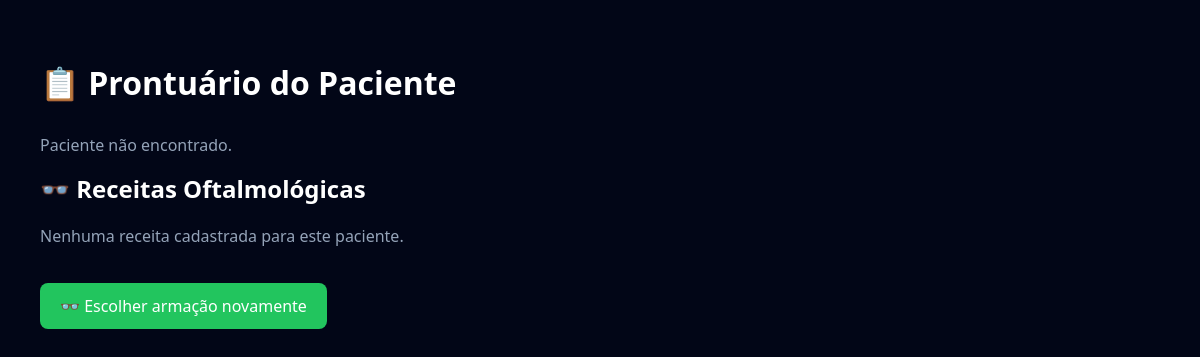
Page /prontuario/3 on the earlier database version.
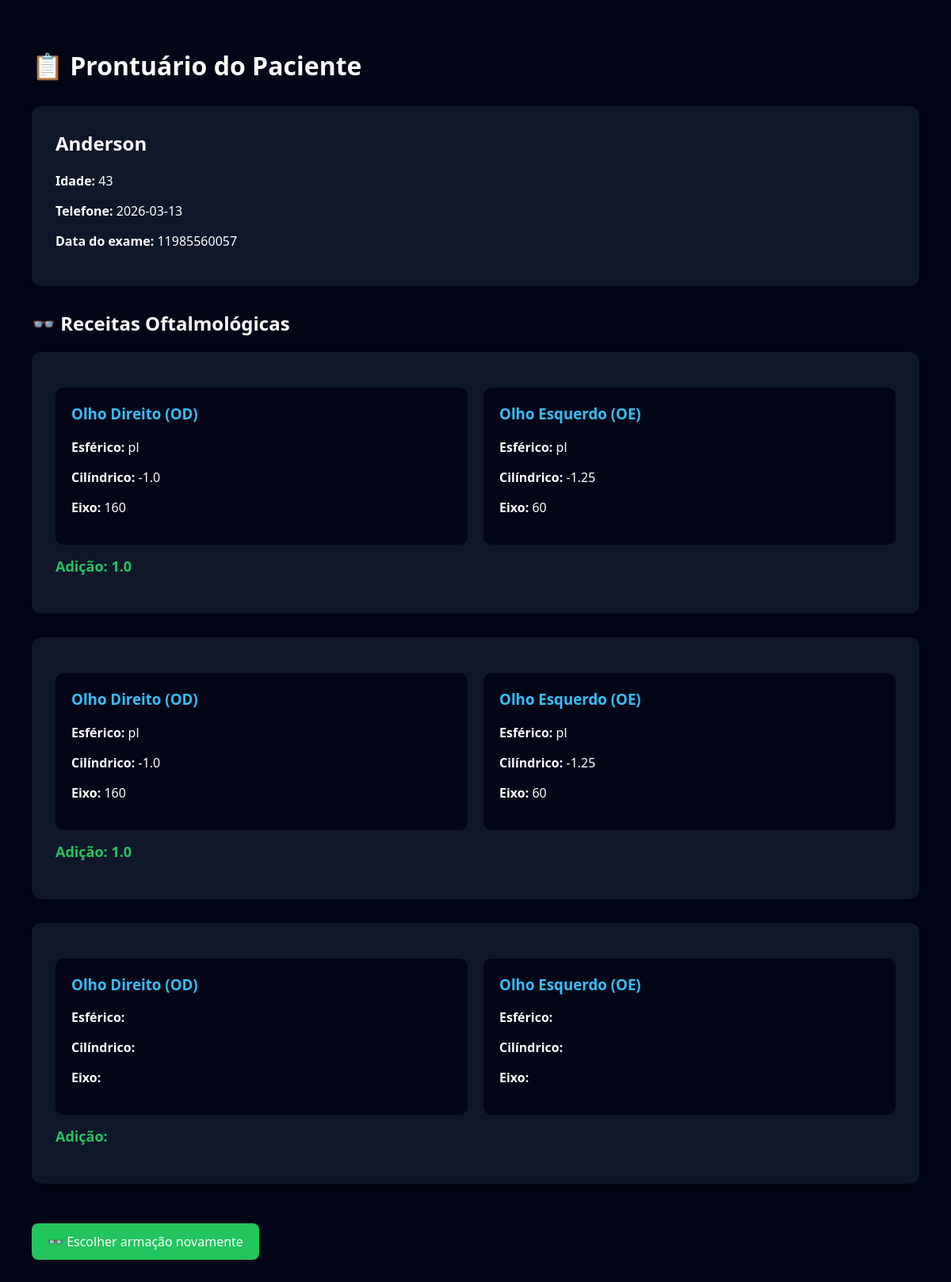
Same page on the later database version.
### tables this page shows
CREATE TABLE pacientes(
        id INTEGER PRIMARY KEY AUTOINCREMENT,
        nome TEXT NOT NULL,
        idade INTEGER,
        data_exame TEXT
    , telefone TEXT);

CREATE TABLE receitas(
        id INTEGER PRIMARY KEY AUTOINCREMENT,
        paciente_id INTEGER,
        od_esf REAL,
        od_cil REAL,
        od_eixo INTEGER,
        oe_esf REAL,
        oe_cil REAL,
        oe_eixo INTEGER,
        adicao REAL,
        tipo_grau TEXT,
        FOREIGN KEY (paciente_id) REFERENCES pacientes(id)
    );

### app.py (the view)
@app.route("/prontuario/<int:id>")
def prontuario(id):
    conn = conectar()
    cursor = conn.cursor()
    cursor.execute("SELECT * FROM pacientes WHERE id=?", (id,))
    paciente = cursor.fetchone()
    cursor.execute("SELECT * FROM receitas WHERE paciente_id=?", (id,))
    receitas = cursor.fetchall()
    conn.close()
    return render_template(
        "prontuario.html",
        paciente=paciente,
        receitas=receitas
    )

### templates/prontuario.html (shortened to what this page needs)
<!DOCTYPE html>
<html lang="pt-BR">
<head>
</head>
<body>
<h1>📋 Prontuário do Paciente</h1>
{% if paciente %}
<div class="card">
<h2>{{ paciente[1] }}</h2>
<p><b>Idade:</b> {{ paciente[2] }}</p>
<p><b>Telefone:</b> {{ paciente[3] }}</p>
<p><b>Data do exame:</b> {{ paciente[4] }}</p>
</div>
{% else %}
<p class="sem-dados">Paciente não encontrado.</p>
{% endif %}
<h2>👓 Receitas Oftalmológicas</h2>
{% if receitas %}
{% for r in receitas %}
<div class="card">
<div class="receita-grid">
<div class="olho">
<h3>Olho Direito (OD)</h3>
<p><b>Esférico:</b> {{ r[2] }}</p>
<p><b>Cilíndrico:</b> {{ r[3] }}</p>
<p><b>Eixo:</b> {{ r[4] }}</p>
</div>
<div class="olho">
<h3>Olho Esquerdo (OE)</h3>
<p><b>Esférico:</b> {{ r[5] }}</p>
<p><b>Cilíndrico:</b> {{ r[6] }}</p>
<p><b>Eixo:</b> {{ r[7] }}</p>
</div>
</div>
<p class="adicao">Adição: {{ r[8] }}</p>
</div>
{% endfor %}
{% else %}
<p class="sem-dados">Nenhuma receita cadastrada para este paciente.</p>
{% endif %}
<a class="btn" href="/armacao">👓 Escolher armação novamente</a>
</body>
</html>

### templates/prontuario.html (style rules this page uses)
body { font-family:Segoe UI, Arial, sans-serif; background:#020617; color:white; padding:40px; margin:0; }
h1 { margin-bottom:30px; }
h2 { margin-top:0; }
.card { background:#0f172a; padding:30px; border-radius:12px; margin-bottom:30px; box-shadow:0 0 10px rgba(0,0,0,0.4); }
.receita-grid { display:grid; grid-template-columns:1fr 1fr; gap:20px; margin-top:15px; }
.olho { background:#020617; padding:20px; border-radius:10px; }
.olho h3 { margin-top:0; color:#38bdf8; }
.adicao { margin-top:15px; font-size:18px; font-weight:bold; color:#22c55e; }
.btn { display:inline-block; margin-top:20px; padding:12px 20px; background:#22c55e; color:white; text-decoration:none; border-radius:8px; transition:0.3s; }

Differences in the rows shown:
added pacientes: nome "Anderson", idade "43", data_exame "2026-03-13", telefone "11985560057"
added receitas: od_esf "pl", od_cil "-1.0", od_eixo "160", oe_esf "pl", oe_cil "-1.25", oe_eixo "60", adicao "1.0"
added receitas: od_esf "pl", od_cil "-1.0", od_eixo "160", oe_esf "pl", oe_cil "-1.25", oe_eixo "60", adicao "1.0"
Other differences:
text no longer shown: "Paciente não encontrado. Nenhuma receita cadastrada para este paciente."
text now shown: "Idade: Telefone: Data do exame:"
